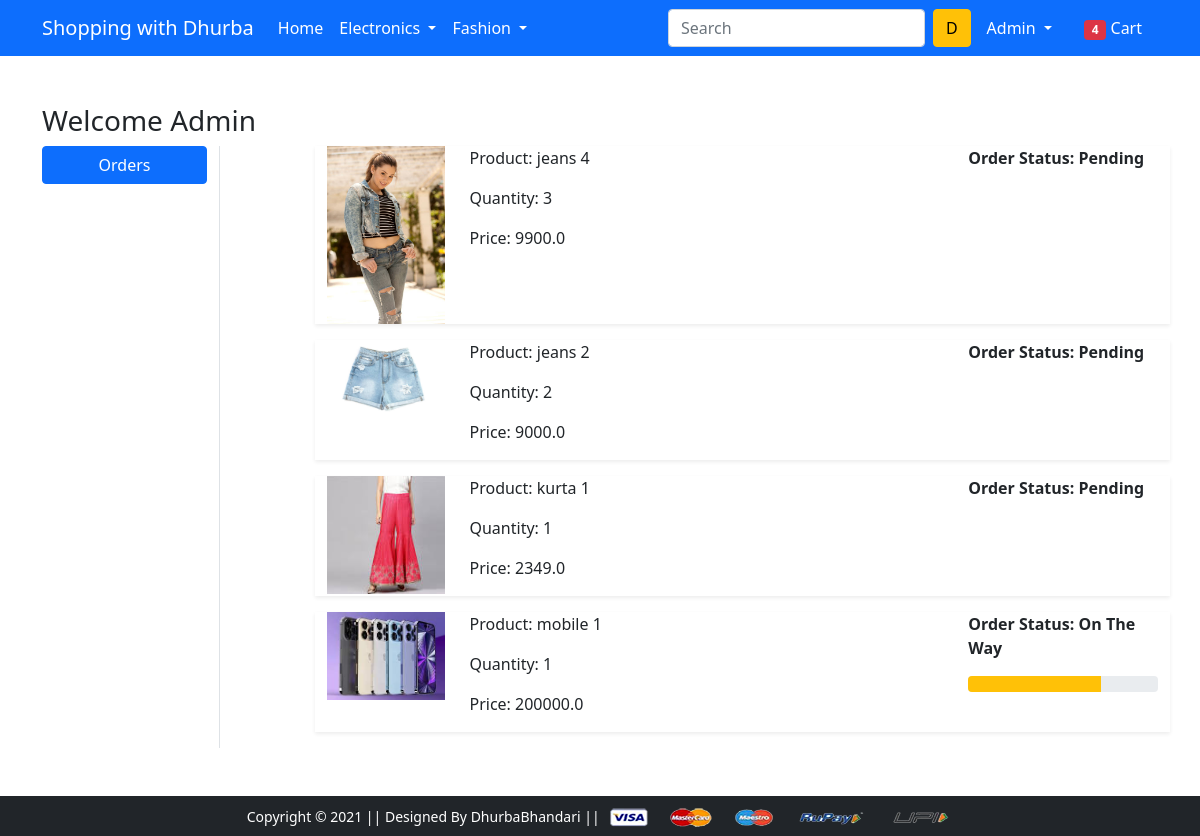
The app's page /orders/ (signed in) with its own data.
### shop_app/models.py (models this page shows, shortened)
class OrderPlaced(models.Model):
    user=models.ForeignKey(User,on_delete=models.CASCADE,db_constraint=False)
    customer=models.ForeignKey(Customer,on_delete=models.CASCADE,db_constraint=False)
    product=models.ForeignKey(Product,on_delete=models.CASCADE)
    quantity=models.PositiveIntegerField(default=1)
    ordered_date=models.DateTimeField(auto_now_add=True)
    status=models.CharField(max_length=50,choices=STATUS_CHOICES,default='Pending')
    @property
    def total_cost(self):
        return self.quantity * self.product.discounted_price

class Product(models.Model):
    title=models.CharField(max_length=100)
    selling_price=models.FloatField()
    discounted_price=models.FloatField()
    description=models.TextField()
    brand=models.CharField(max_length=100)
    category=models.CharField(choices=CATEGORY_CHOICES,max_length=2)
    product_image=models.ImageField(upload_to='productimg')

### shop_app/views.py (the view)
# urls.py: path('orders/', views.orders, name='orders'),
@login_required
def orders(request):
    op=OrderPlaced.objects.filter(user=request.user)
    return render(request, 'app/orders.html',{'orders':op})

### shop_app/templates/app/orders.html (shortened to what this page needs)
{% extends 'app/base.html' %}
{% load static %}
{% block main-content %}
<div class="container my-5">
    <div class="row">
        <h3>Welcome <span class="text-capitalize">{{request.user}}</span></h3>
        <div class="col-sm-2 border-end">
            <ul class="list-unstyled">
                <li class="d-grid"><a href="{% url 'orders' %}" class="btn btn-primary">Orders</a></li>
            </ul>
        </div>
        <div class="col-sm-9 offset-sm-1">
            {% for op in orders %}
            <div class="row shadow-sm mb-3">
                <div class="col-sm-2">
                    <img src="{{op.product.product_image.url}}" alt="" srcset="" class="img-fluid" height="150"
                        width="150">
                </div>
                <div class="col-sm-7">
                    <p>Product: {{op.product.title}}
                    <p>
                    <p>Quantity: {{op.quantity}}
                    <p>
                    <p>Price: {{op.total_cost}}
                </div>
                <div class="col-sm-3 fw-bold">
                    <p>Order Status: {{op.status}}</p>
                    {% if op.status == 'On The Way' %}
                    <div class="progress">
                        <div class="progress-bar bg-warning" role="progressbar" style="width: 70%" aria-valuenow="700"
                            aria-valuemin="0" aria-valuemax="100"></div>
                    </div>
                    {% endif %}
                </div>
            </div>
            {% endfor %}
        </div>
    </div>
</div>
{% endblock main-content %}

### shop_app/templates/app/base.html (shortened to what this page needs)
<!doctype html>
{% load static %}
<html lang="en">
<head>
  <link href="https://cdn.jsdelivr.net/npm/bootstrap@5.0.0-beta1/dist/css/bootstrap.min.css" rel="stylesheet"
>
  <link rel="stylesheet" href="{% static 'app/css/owl.carousel.min.css' %}">
  <link rel="stylesheet" href="{% static 'app/css/all.min.css' %}">
  <link rel="stylesheet" href="{% static 'app/css/style.css' %}">
</head>
<body>
  <nav class="navbar navbar-expand-lg navbar-dark bg-primary">
    <div class="container">
      <a class="navbar-brand" href="/">Shopping with Dhurba</a>
      <div class="collapse navbar-collapse" id="navbarSupportedContent">
        <ul class="navbar-nav me-auto mb-2 mb-lg-0">
          <li class="nav-item">
            <a class="nav-link active" aria-current="page" href="/">Home</a>
          </li>
          <li class="nav-item dropdown">
            <a class="nav-link dropdown-toggle text-white" href="#" id="electronicsDropdown" role="button"
              data-bs-toggle="dropdown" aria-expanded="false">
              Electronics
            </a>
          </li>
          <li class="nav-item dropdown">
            <a class="nav-link dropdown-toggle text-white" href="#" id="fashionDropdown" role="button"
              data-bs-toggle="dropdown" aria-expanded="false">
              Fashion
            </a>
          </li>
        </ul>
        <form class="d-flex">
          <input class="form-control me-2" type="search" placeholder="Search" aria-label="Search">
          <button class="btn btn-warning" type="submit">D</button>
        </form>
        <div>
          <ul class="navbar-nav me-auto mb-2 mb-lg-0">
            {% if request.user.is_authenticated %}
            <li class="nav-item dropdown mx-2">
              <a class="nav-link dropdown-toggle text-white" href="#" id="profileDropdown" role="button"
                data-bs-toggle="dropdown" aria-expanded="false">
                {{request.user.username|capfirst}}
              </a>
            </li>
            <li class="nav-item mx-2">
              <a href="{% url 'showcart' %}" class="nav-link text-white"><span class="badge bg-danger">4</span> Cart
              </a>
            </li>
            {% endif %}
          </ul>
        </div>
      </div>
    </div>
  </nav>
  {% block main-content %} {% endblock main-content %}
  <footer class="container-fluid bg-dark text-center p-2 mt-5">
    <small class="text-white">Copyright &copy; 2021 || Designed By DhurbaBhandari || </small>
    <img src="{% static 'app/images/payment.png' %}" alt="" srcset="" class="img-fluid" height="2px">
  </footer>
</body>
</html>

### records on screen
OrderPlaced: product.product_image (picture), product "jeans 4", quantity "3", total_cost "9900.0", status "Pending"
OrderPlaced: product.product_image (picture), product "jeans 2", quantity "2", total_cost "9000.0", status "Pending"
OrderPlaced: product.product_image (picture), product "kurta 1", quantity "1", total_cost "2349.0", status "Pending"
OrderPlaced: product.product_image (picture), product "mobile 1", quantity "1", total_cost "200000.0", status "On The Way"

### other values on screen
{{ request.user.username|capfirst }} "Admin"
{{ request.user }} "Admin"
